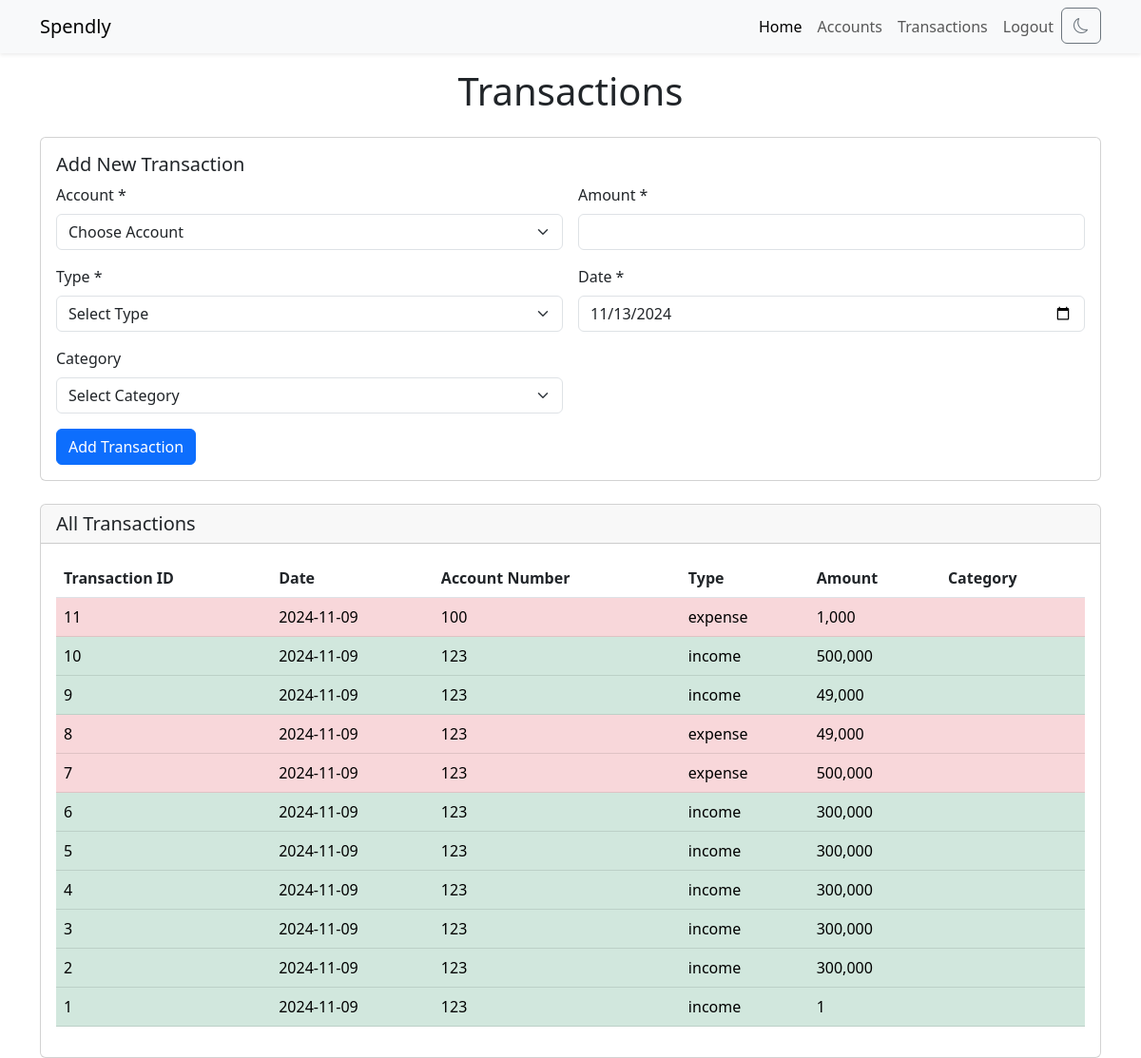
The page /transactions (signed in) on the database as committed earlier.
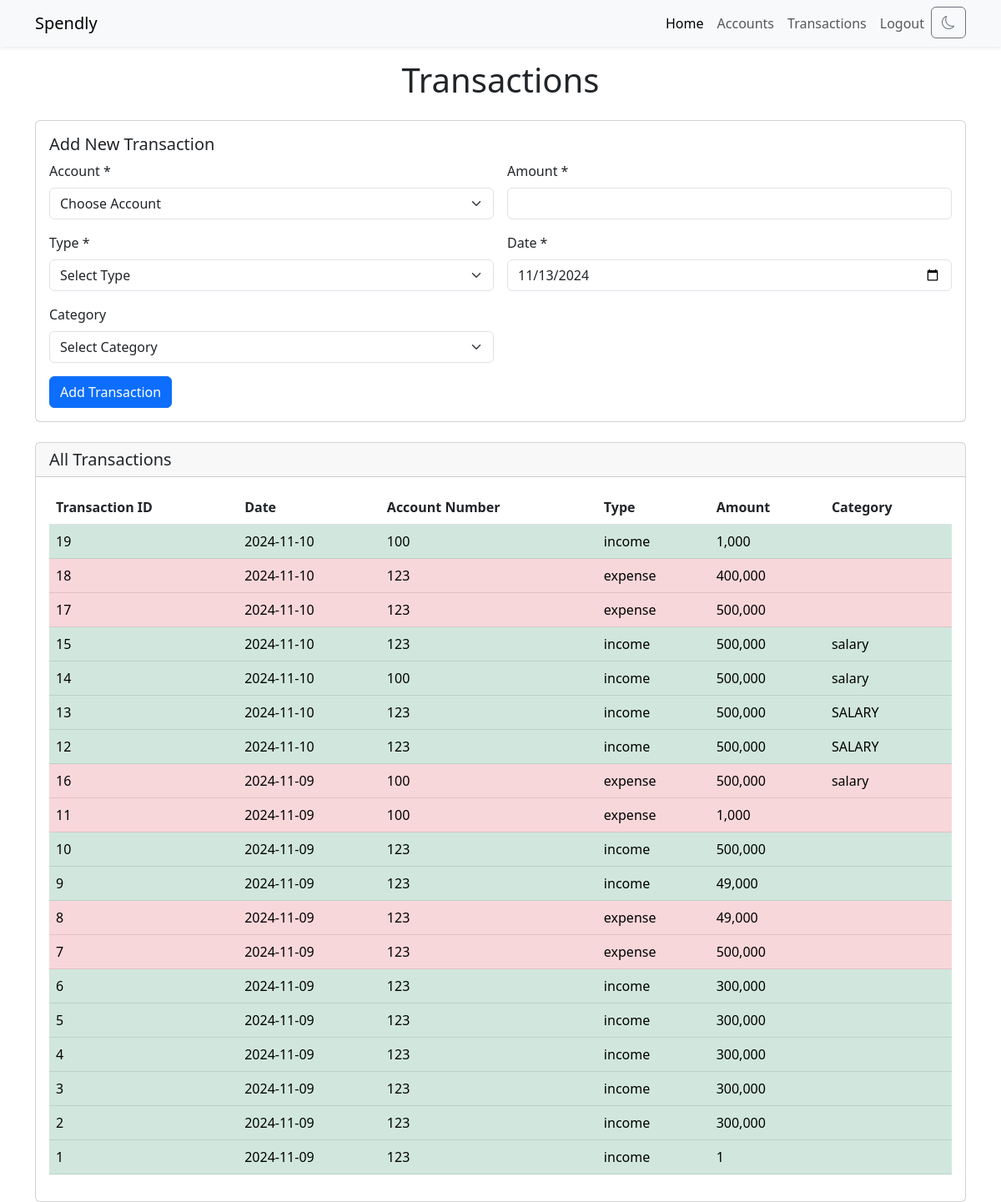
The same page on the database as committed later.
### app.py (models this page shows, shortened)
class TransactionsTable(db.Model):
    __tablename__ = 'transactions'
    tno = db.Column(db.Integer, primary_key = True, autoincrement = True)
    userid = db.Column(db.Integer, db.ForeignKey("users.id", ondelete='CASCADE'), nullable = False)
    date = db.Column(db.String, nullable = False)
    accno = db.Column(db.Integer, db.ForeignKey("accounts.accno"), nullable = False)
    type = db.Column(db.String, nullable = False)
    amount = db.Column(db.Integer, nullable = False)
    category = db.Column(db.String)

### app.py (the view, shortened to what this page needs)
@app.route('/transactions', methods = ["GET", "POST"])
@login_required
def transactions():
    form = TransactionForm()
    transactions = TransactionsTable.query.filter_by(userid=current_user.id).order_by(TransactionsTable.date.desc(), TransactionsTable.tno.desc()).all()
    form.account_number.choices = [('', "Choose Account"), ('cash', "Cash")] + [(i.accno, f"{i.accno} - {i.bank}") for i in AccountsTable.query.filter_by(userid=current_user.id).all()]
    return render_template('transactions.html', form=form, transactions=transactions, title="Transactions")

### app.py
class TransactionForm(FlaskForm):
    categories = [
        ("", "Select Category"),
        ("Rent", "Rent"),
        ("Salary", "Salary"),
        ("Utilities", "Utilities"),
        ("Transportation", "Transportation"),
        ("Food", "Food"),
        ("Health & Insurance", "Health & Insurance"),
        ("Entertainment", "Entertainment"),
        ("Savings & Investments", "Savings & Investments"),
        ("Debt Repayment", "Debt Repayment"),
        ("Miscellaneous", "Miscellaneous")
    ]
    account_number = SelectField("Account Number", validators=[InputRequired()])
    amount = IntegerField('Amount', validators=[InputRequired()])
    type = SelectField('Type', choices=[('', "Select Type"), ('expense', "Expenditure"), ('income', "Income")],validators=[InputRequired()])
    date = DateField('Date', default=datetime.today(), validators=[InputRequired()])
    category = SelectField('Category', choices=categories)
    submit = SubmitField('Add Transaction')

### app.py (called while the page is built)
@login_manager.user_loader
def load_user(user_id):
    return UsersTable.query.get(int(user_id))

### templates/transactions.html (shortened to what this page needs)
{% extends "layout.html" %}
{% block content %}
<div class="container mt-4">
    <h1 class="mb-4 text-center">Transactions</h1>
    <div class="card mb-4">
        <div class="card-body">
            <h5 class="card-title">Add New Transaction</h5>
            <form id="addTransactionForm" class="row g-3" method="POST">
                <div class="col-md-6">
                    <label for="transactionAccount" class="form-label">Account *</label>
                    {{ form.account_number(class="form-select", id="transactionAccount") }}
                </div>
                <div class="col-md-6">
                    <label for="transactionAmount" class="form-label">Amount *</label>
                    {{ form.amount(class="form-control", id="transactionAmount") }}
                </div>
                <div class="col-md-6">
                    <label for="transactionType" class="form-label">Type *</label>
                    {{ form.type(class="form-select", id="transactionType") }}
                </div>
                <div class="col-md-6">
                    <label for="transactionDate" class="form-label">Date *</label>
                    {{ form.date(class="form-control", id="transactionDate") }}
                </div>
                <div class="col-md-6">
                    <label for="transactionCategory" class="form-label">Category</label>
                    {{ form.category(class="form-select", id="transactionCategory") }}
                </div>
                <div class="col-12">
                    {{ form.submit(class="btn btn-primary") }}
                </div>
            </form>
        </div>
    </div>
    <div class="card">
        <div class="card-header">
            <h5 class="card-title mb-0">All Transactions</h5>
        </div>
        <div class="card-body">
            {% if transactions %}
            <table id="transactionsTable" class="table">
                <thead>
                    <tr>
                        <th scope="col">Transaction ID</th>
                        <th scope="col">Date</th>
                        <th scope="col">Account Number</th>
                        <th scope="col">Type</th>
                        <th scope="col">Amount</th>
                        <th scope="col">Category</th>
                    </tr>
                </thead>
                <tbody>
                    {% for transaction in transactions %}
                    {% if transaction.type == 'income' %}
                        <tr class="table-success text-success">
                    {% else %}
                        <tr class="table-danger text-danger">
                    {% endif %}
                            <td>{{transaction.tno}}</td>
                            <td>{{transaction.date}}</td>
                            <td>{{transaction.accno}}</td>
                            <td>{{transaction.type}}</td>
                            <td>{{"{:,}".format(transaction.amount)}}</td>
                            <td>{{transaction.category}}</td>
                        </tr>
                    {% endfor %}
                </tbody>
            </table>
            {% else %}
            <div class="alert alert-info" role="info">
                <i class="fas fa-exclamation-circle"></i> &nbsp; No transactions yet.
            </div>
            {% endif %}
        </div>
    </div>
</div>
{% endblock %}

### templates/layout.html (shortened to what this page needs)
<!DOCTYPE html>
<html lang="en">
<head>
    <link href="https://cdn.jsdelivr.net/npm/bootstrap@5.3.0/dist/css/bootstrap.min.css" rel="stylesheet">
    <link rel="stylesheet" href="https://cdn.jsdelivr.net/npm/bootstrap-icons@1.7.2/font/bootstrap-icons.css">
    <link rel="stylesheet" href="../static/style.css">
</head>
<body id="body" data-bs-theme="light">
    <nav class="navbar navbar-static-top navbar-expand-lg navbar-light bg-light shadow-sm fixed-top" id="navbar">
        <div class="container">
            <a class="navbar-brand" href="/">Spendly</a>
            <div class="collapse navbar-collapse" id="navbarNav">
                <ul class="navbar-nav ms-auto">
                    <li class="nav-item">
                        <a class="nav-link active" href="/">Home</a>
                    </li>
                    <li class="nav-item">
                        <a class="nav-link" href="/accounts">Accounts</a>
                    </li>
                    <li class="nav-item">
                        <a class="nav-link" href="/transactions">Transactions</a>
                    </li>
                    <li class="nav-item">
                        <button class="btn btn-link nav-link" data-bs-toggle="modal" data-bs-target="#logoutModal">Logout</button>
                    </li>
                    <li class="nav-item">
                        <button class="btn btn-outline-secondary" id="darkModeToggle">
                        </button>
                    </li>
                </ul>
            </div>
        </div>
    </nav>
    <br><br>
    {% block content %}
    {% endblock %}
</body>
</html>

Rows that differ between the two databases and show on the page:
added TransactionsTable: amount "1,000"
added TransactionsTable: amount "400,000"
added TransactionsTable: amount "500,000"
added TransactionsTable: amount "500,000"
added TransactionsTable: amount "500,000"
added TransactionsTable: amount "500,000"
added TransactionsTable: amount "500,000"
added TransactionsTable: amount "500,000"
